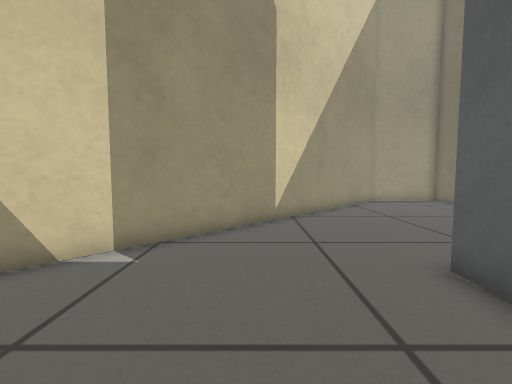
view 1 (above)

13 first-person views from a walk through a Gazebo world. The camera is 0.44 m above the floor, tilts 4° down and sees 90° across. The floor is counted in squares, 0.25 m on a side. Each view is taken from the middle of a square. On the plan, view 1 faces up. The plan holds only what a view shows up to about 15 squares ahead; the rest is blank.

view 2
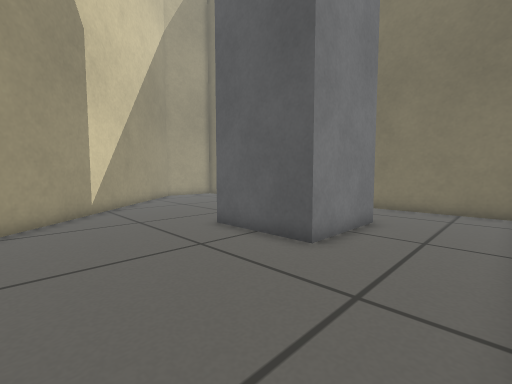

view 3
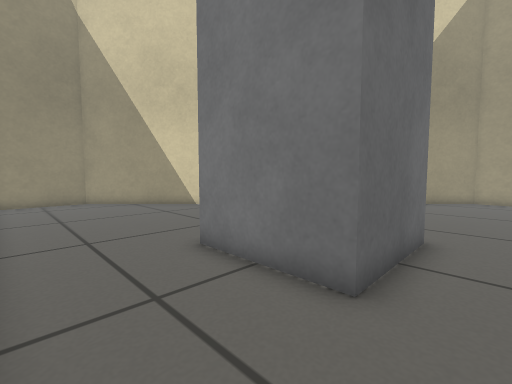

view 4
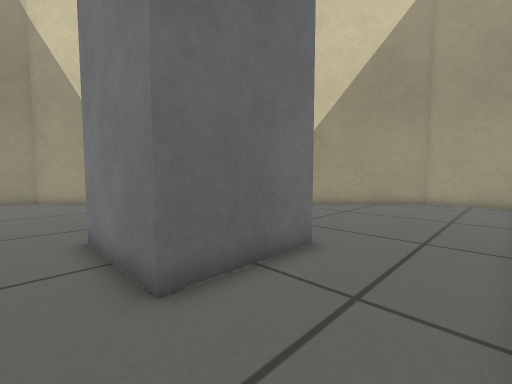

view 5
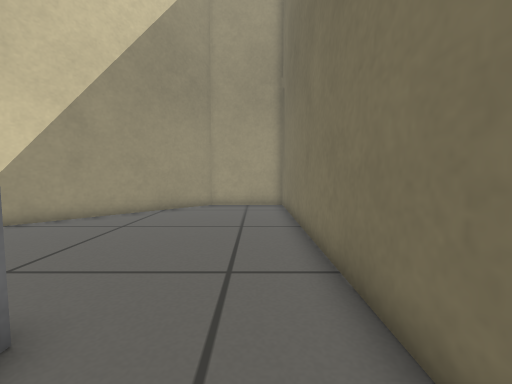

view 6
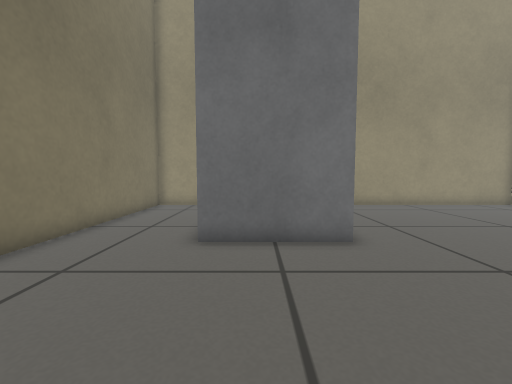

view 7
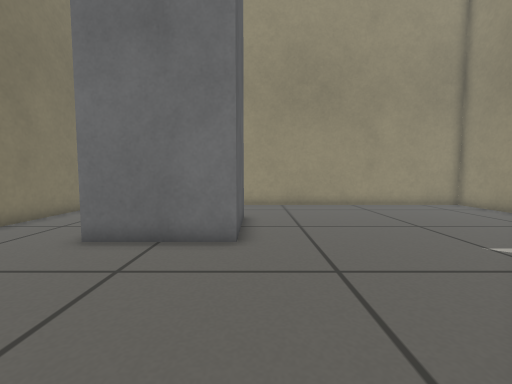

view 8
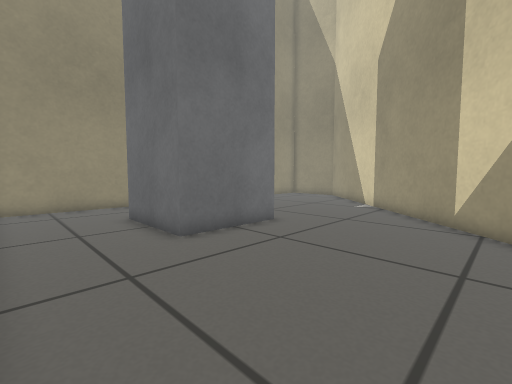

view 9
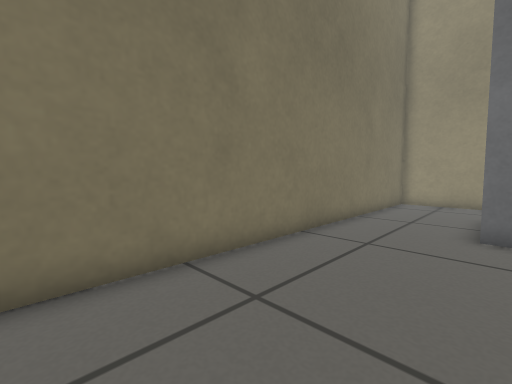

view 10
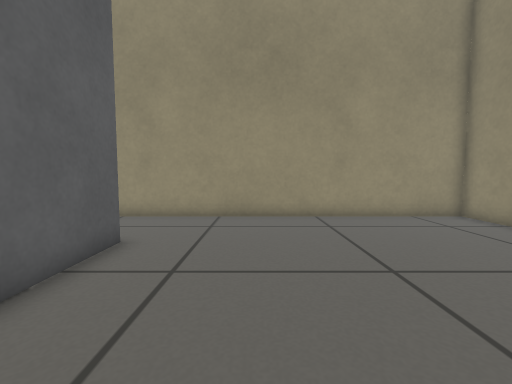

view 11
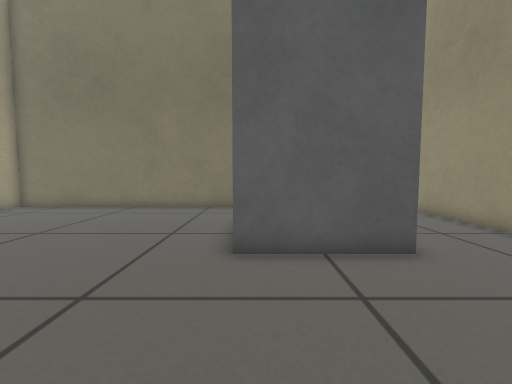

view 12
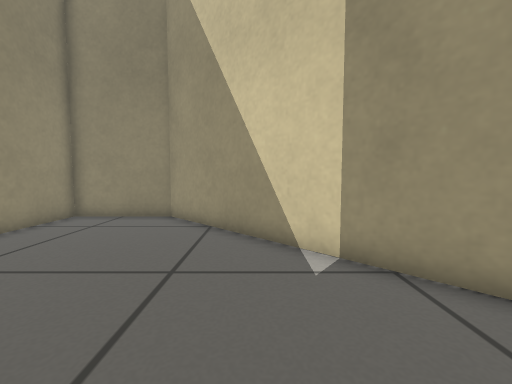

view 13
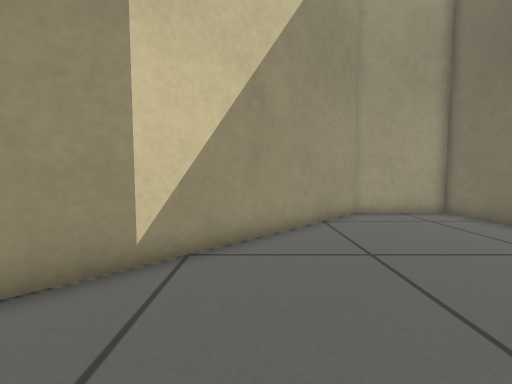

### Floor plan
Key: @ floor where view 1 was taken; # wall or solid block; . floor; P grey post.
Columns run from 9 left of view 1 to 12 right of it. Each row starts with its distance up from view 1.
 17                 ######
 16                ##....#
 15               ##.....#
 14              ##......#
 13             ##.......#
 12            ##........#
 11           ##.........#
 10          ##..........#
  9         ##...........#
  8        ##............#
  7       ##.............#
  6      ##..............#
  5     ##...............#
  4    ##........PPPP....#
  3   ##.........P  P....#
  2  ##..........P  P....#
  1 ##...........PPPP....#
  0 #........@...........#
 -1 #....................#
 -2 #....................#
 -3 #....................#
 -4 ######################

Positions as (right, up) in squares from view 1, and headings:
1: (0, 0), facing up
2: (-2, -3), facing up-right
3: (9, -3), facing up-left
4: (11, -1), facing up-left
5: (10, 2), facing up
6: (6, 11), facing down
7: (3, 11), facing down
8: (11, 11), facing down-left
9: (7, 13), facing down-right
10: (0, 7), facing down
11: (-2, 4), facing right
12: (2, 4), facing left
13: (3, 5), facing up
